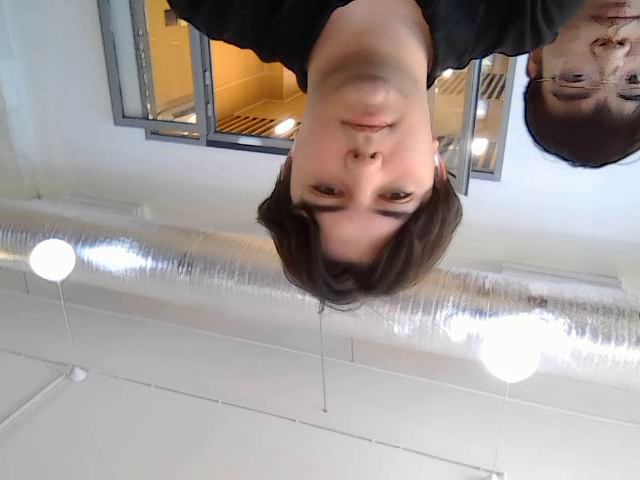
#> input picture frame 20 of output.avi, 640 x 480 px, given in place of the camera
$ python CVcod.py
#> lines starting #> are read from the running program, lines starting #| are printed output that depends on the picture
import numpy as np
import cv2 as cv

cap = cv.VideoCapture(0)

# Define the codec and create VideoWriter object
fourcc = cv.VideoWriter_fourcc(*'XVID')
out = cv.VideoWriter('output.avi', fourcc, 20.0, (640, 480))

while cap.isOpened():
    ret, frame = cap.read()
#> frame is the input picture: shape (480, 640, 3); mean B, G, R 152.6, 155.8, 164
    if not ret:
        print("Can't receive frame (stream end?). Exiting ...")
        break
    frame = cv.flip(frame, 0)
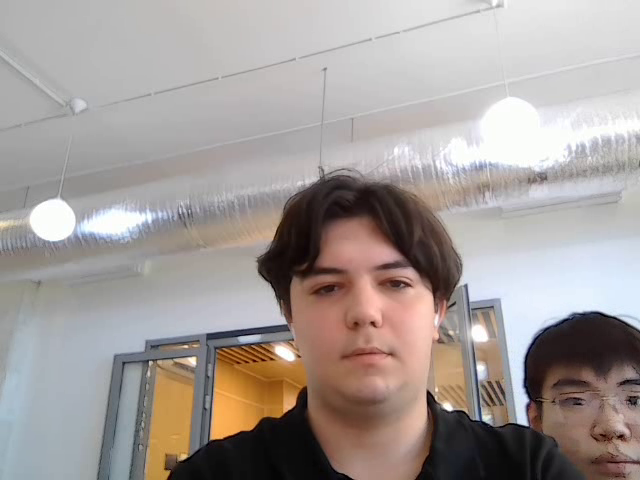
#> frame: shape (480, 640, 3); mean B, G, R 152.6, 155.8, 164

    # write the flipped frame
    out.write(frame)

    cv.imshow('frame', frame)

    ##########################

    gray = cv.cvtColor(frame, cv.COLOR_BGR2GRAY)
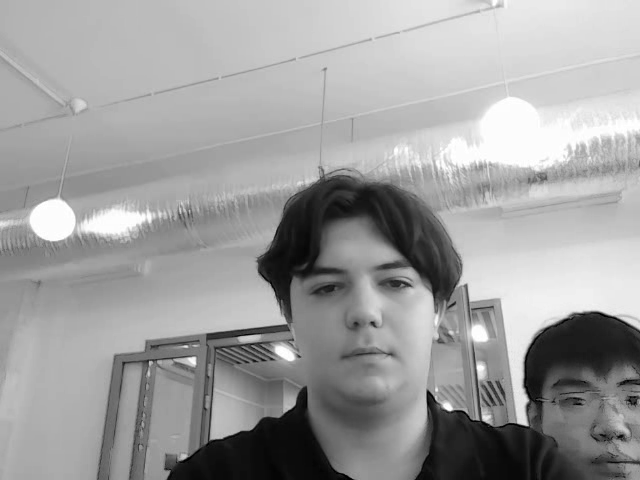
#> gray: shape (480, 640); min 0, max 255, mean 157.9
    aruco_dict = cv.aruco.getPredefinedDictionary(cv.aruco.DICT_4X4_250)
    parameters = cv.aruco.DetectorParameters()
    aruco_dict_2 = cv.aruco.getPredefinedDictionary(cv.aruco.DICT_5X5_250)

    parameters2 = cv.aruco.DetectorParameters()

    # Create the ArUco detector
    detector = cv.aruco.ArucoDetector(aruco_dict, parameters)
    # Detect the markers
    corners, ids, rejected = detector.detectMarkers(gray)
#> corners = (); ids = None; rejected = 9 items

    detector_2 = cv.aruco.ArucoDetector(aruco_dict_2, parameters2)
    # Detect the markers
    corners, ids, rejected = detector.detectMarkers(gray)

    print("Detected markers:", ids)
#| Detected markers: None
    if ids is not None:
        cv.aruco.drawDetectedMarkers(frame, corners, ids)
        cv.imshow('Detected Markers', frame)
        cv.waitKey(0)
        cv.destroyAllWindows()#

$ run again, starting later in the video
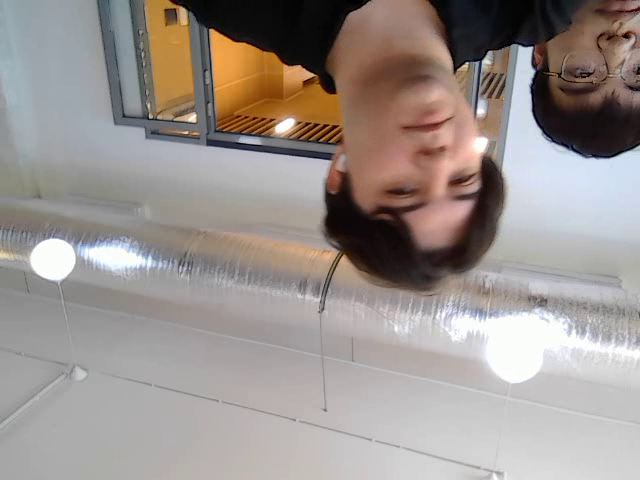
#> input picture frame 94 of output.avi, 640 x 480 px, given in place of the camera
#> frame is the input picture: shape (480, 640, 3); mean B, G, R 142.2, 146.4, 155.1
#> `frame = cv.flip(frame, 0)`:
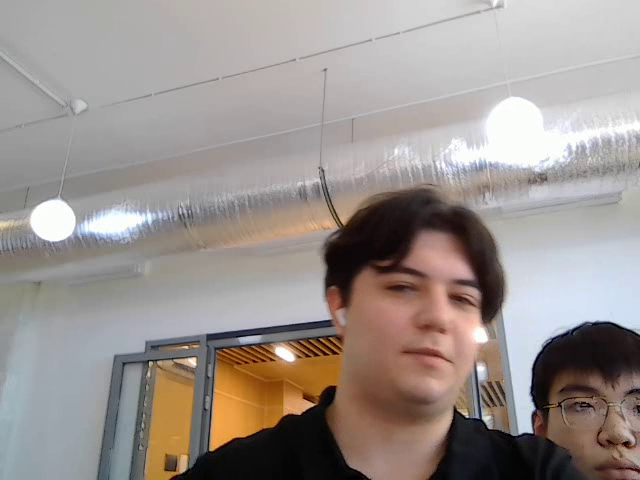
#> frame: shape (480, 640, 3); mean B, G, R 142.2, 146.4, 155.1
#> `gray = cv.cvtColor(frame, cv.COLOR_BGR2GRAY)`:
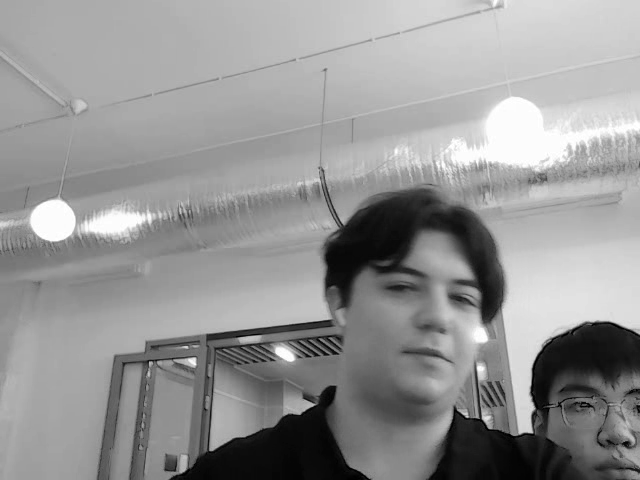
#> gray: shape (480, 640); min 0, max 255, mean 148.5
#> corners = (); ids = None; rejected = 8 items
#| Detected markers: None

$ run again, starting later in the video
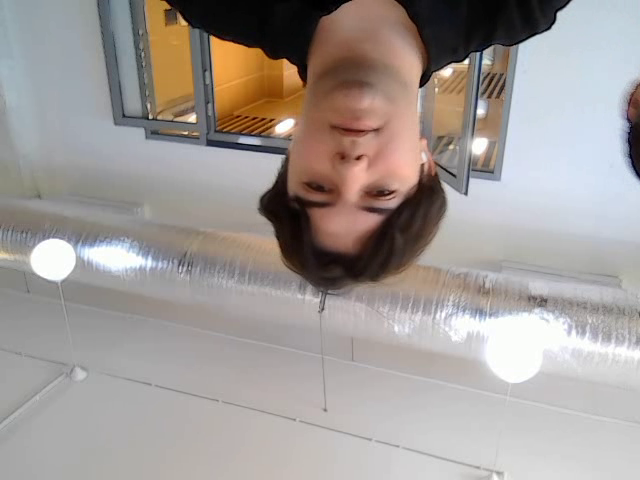
#> input picture frame 167 of output.avi, 640 x 480 px, given in place of the camera
#> frame is the input picture: shape (480, 640, 3); mean B, G, R 151.5, 155, 162
#> `frame = cv.flip(frame, 0)`:
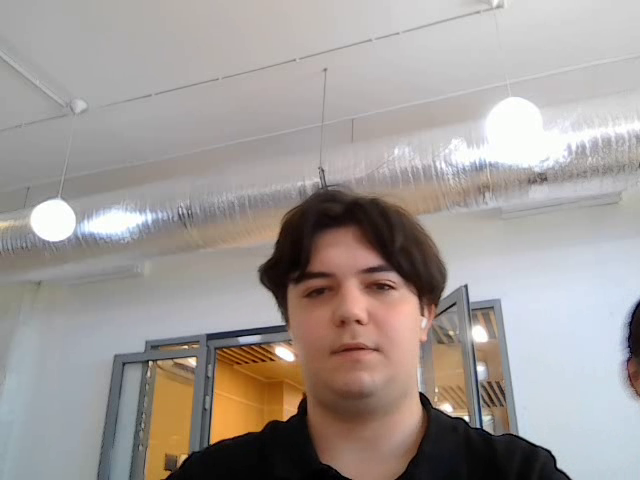
#> frame: shape (480, 640, 3); mean B, G, R 151.5, 155, 162
#> `gray = cv.cvtColor(frame, cv.COLOR_BGR2GRAY)`:
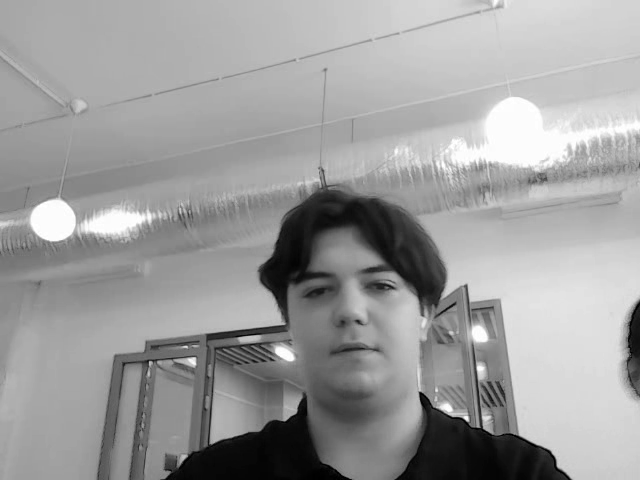
#> gray: shape (480, 640); min 0, max 255, mean 156.7
#> corners = (); ids = None; rejected = 7 items
#| Detected markers: None
